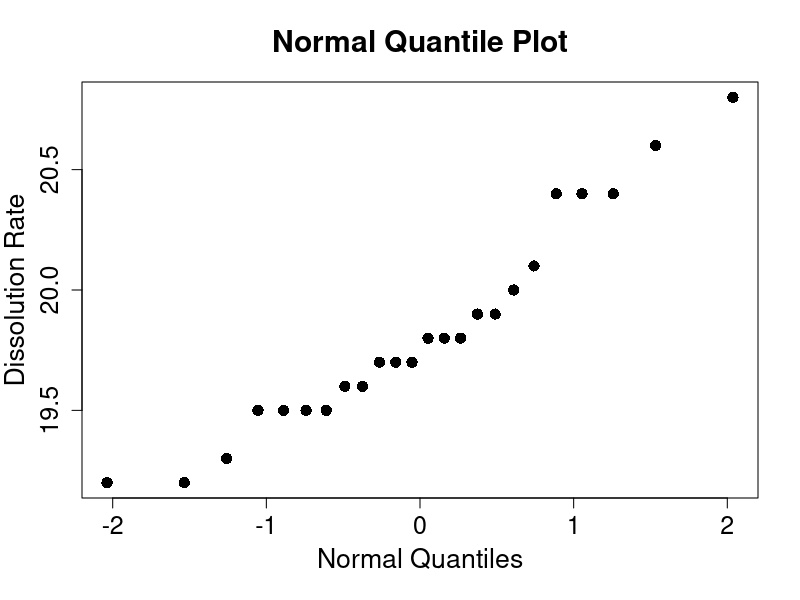
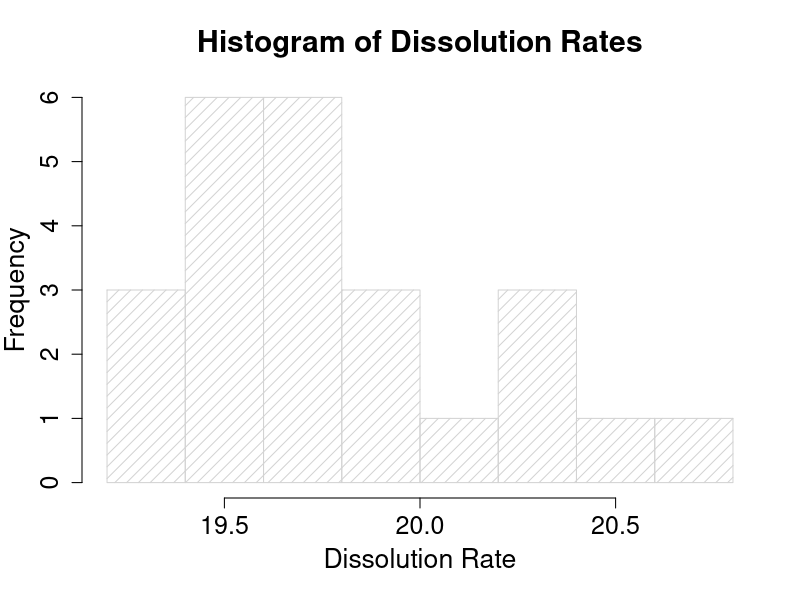
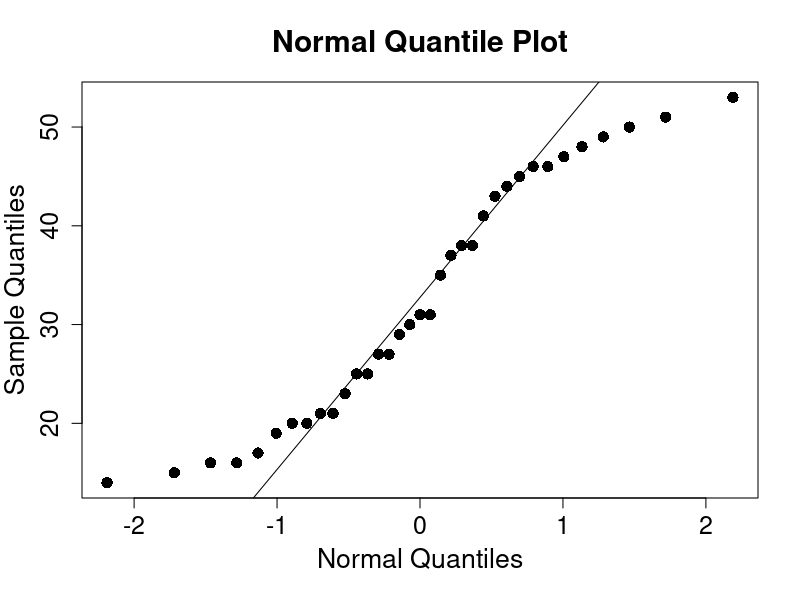

The R source for these figures, in order:
# ========== #
# Homework 7 #
# ========== #

# Problem 5.59
# ============
rate <- read.csv("prob5-59.txt")        # Reads in dissolution rate data
qqnorm(rate$results,xlab="Normal Quantiles", # Normal quantile plot for rates
  ylab="Dissolution Rate",cex.lab=1.6,
  cex.axis=1.5,main="Normal Quantile Plot",cex.main=1.8,
  pch=16,cex=1.5,mgp=c(2.7,1,0))
hist(rate$results,xlab="Dissolution Rate",   # Histogram of dissolution rates
  ylab="Frequency",cex.lab=1.6,cex.axis=1.5,
  main="Histogram of Dissolution Rates",
  cex.main=1.8,density=12,angle=45,mgp=c(2.7,1,0))
mean(rate$results)                           # Mean dissolution rate
sd(rate$results)                             # SD of dissolution rates
pt(-1.928,23)                                # Left area of -1.928 in t dist. with 23 d.f.

# Alternatively, verify your results using t.test function 
t.test(rate, alternative="less", mu=20)      # Perform lower-sided test with mu_0=20
t.test(rate, conf.level=0.99)                # Construct CI with conf. level of 0.99


# Additional Problem 2
# ====================
exercise <- read.csv("exercise.txt")  # Reads in exercise capacity data
qqnorm(exercise$capacity,
       xlab="Normal Quantiles",cex.lab=1.6, # Normal prob. plot for exercise capacities
       cex.axis=1.5,main="Normal Quantile Plot",cex.main=1.8,
       pch=16,cex=1.5,mgp=c(2.7,1,0))  
qqline(exercise$capacity)                   # Add a "theoretical" straight line in the plot above
mean(exercise$capacity)                     # Mean exercise capacity
sd(exercise$capacity)                       # SD of exercise capacities
qt(0.975,34)                                # t critical value with 34 d.f.

t.test(exercise$capacity)                   # Exact CI with d.f of 34

